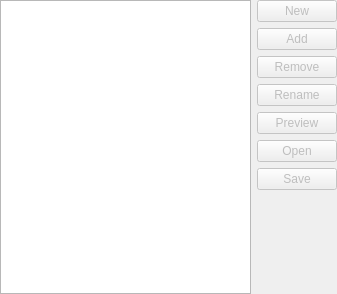
<?xml version="1.0" encoding="UTF-8"?>
<ui version="4.0">
 <class>EntryAttachmentsWidget</class>
 <widget class="QWidget" name="EntryAttachmentsWidget">
  <property name="geometry">
   <rect>
    <x>0</x>
    <y>0</y>
    <width>337</width>
    <height>294</height>
   </rect>
  </property>
  <property name="windowTitle">
   <string>Form</string>
  </property>
  <layout class="QHBoxLayout" name="horizontalLayout">
   <property name="leftMargin">
    <number>0</number>
   </property>
   <property name="topMargin">
    <number>0</number>
   </property>
   <property name="rightMargin">
    <number>0</number>
   </property>
   <property name="bottomMargin">
    <number>0</number>
   </property>
   <item>
    <widget class="QTableView" name="attachmentsView">
     <property name="accessibleName">
      <string>Attachments</string>
     </property>
     <property name="editTriggers">
      <set>QAbstractItemView::EditKeyPressed|QAbstractItemView::SelectedClicked</set>
     </property>
    </widget>
   </item>
   <item>
    <widget class="QWidget" name="actionsWidget" native="true">
     <layout class="QVBoxLayout" name="verticalLayout">
      <property name="leftMargin">
       <number>0</number>
      </property>
      <property name="topMargin">
       <number>0</number>
      </property>
      <property name="rightMargin">
       <number>0</number>
      </property>
      <property name="bottomMargin">
       <number>0</number>
      </property>
      <item>
       <widget class="QPushButton" name="newAttachmentButton">
        <property name="enabled">
         <bool>false</bool>
        </property>
        <property name="text">
         <string>New</string>
        </property>
       </widget>
      </item>
      <item>
       <widget class="QPushButton" name="addAttachmentButton">
        <property name="enabled">
         <bool>false</bool>
        </property>
        <property name="accessibleName">
         <string>Add new attachment</string>
        </property>
        <property name="text">
         <string>Add</string>
        </property>
       </widget>
      </item>
      <item>
       <widget class="QPushButton" name="removeAttachmentButton">
        <property name="enabled">
         <bool>false</bool>
        </property>
        <property name="accessibleName">
         <string>Remove selected attachment</string>
        </property>
        <property name="text">
         <string>Remove</string>
        </property>
       </widget>
      </item>
      <item>
       <widget class="QPushButton" name="renameAttachmentButton">
        <property name="enabled">
         <bool>false</bool>
        </property>
        <property name="accessibleName">
         <string>Rename selected attachment</string>
        </property>
        <property name="text">
         <string>Rename</string>
        </property>
       </widget>
      </item>
      <item>
       <widget class="QPushButton" name="previewAttachmentButton">
        <property name="enabled">
         <bool>false</bool>
        </property>
        <property name="text">
         <string>Preview</string>
        </property>
       </widget>
      </item>
      <item>
       <widget class="QPushButton" name="openAttachmentButton">
        <property name="enabled">
         <bool>false</bool>
        </property>
        <property name="accessibleName">
         <string>Open selected attachment</string>
        </property>
        <property name="text">
         <string>Open</string>
        </property>
       </widget>
      </item>
      <item>
       <widget class="QPushButton" name="saveAttachmentButton">
        <property name="enabled">
         <bool>false</bool>
        </property>
        <property name="accessibleName">
         <string>Save selected attachment to disk</string>
        </property>
        <property name="text">
         <string>Save</string>
        </property>
       </widget>
      </item>
      <item>
       <spacer name="verticalSpacer_2">
        <property name="orientation">
         <enum>Qt::Vertical</enum>
        </property>
        <property name="sizeHint" stdset="0">
         <size>
          <width>20</width>
          <height>173</height>
         </size>
        </property>
       </spacer>
      </item>
     </layout>
    </widget>
   </item>
  </layout>
 </widget>
 <resources/>
 <connections/>
</ui>
